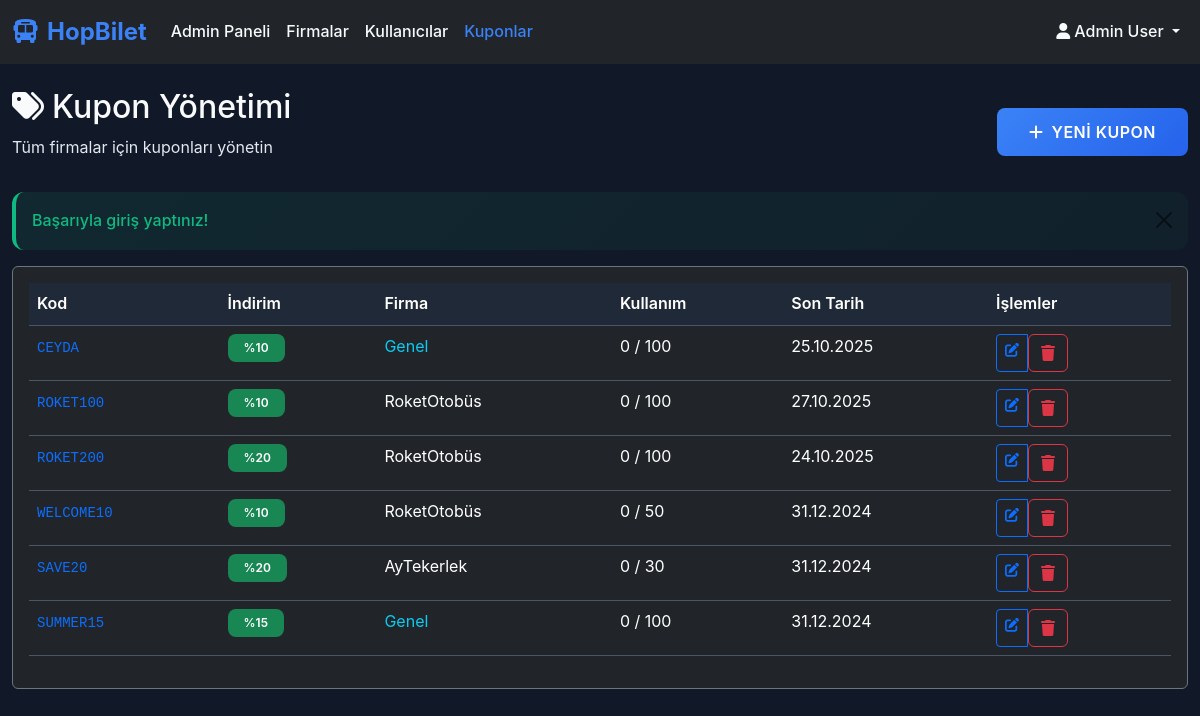
Page /admin/coupons.php (signed in) on the committed database.
### tables this page shows
CREATE TABLE coupons (
            id INTEGER PRIMARY KEY AUTOINCREMENT,
            code VARCHAR(20) UNIQUE NOT NULL,
            discount DECIMAL(5,2) NOT NULL,
            company_id INTEGER,
            usage_limit INTEGER DEFAULT 100,
            expire_date DATE,
            created_at DATETIME DEFAULT CURRENT_TIMESTAMP,
            FOREIGN KEY (company_id) REFERENCES bus_companies(id)
        );

### admin/coupons.php (the view, shortened to what this page needs)
<?php
require_once '../config/database.php';
require_once '../includes/functions.php';
$stmt = $pdo->query("\n    SELECT c.*, bc.name AS company_name,\n           (SELECT COUNT(*) FROM user_coupons uc WHERE uc.coupon_id = c.id) AS usage_count\n    FROM coupons c\n    LEFT JOIN bus_companies bc ON c.company_id = bc.id\n    ORDER BY c.created_at DESC\n");
$coupons = $stmt->fetchAll();
?>
<!DOCTYPE html>
<html lang="tr">
<head>
    <link href="https://cdn.jsdelivr.net/npm/bootstrap@5.3.0/dist/css/bootstrap.min.css" rel="stylesheet">
    <link href="https://cdnjs.cloudflare.com/ajax/libs/font-awesome/6.0.0/css/all.min.css" rel="stylesheet">
    <link href="../assets/css/style.css" rel="stylesheet">
</head>
<body class="dark-theme">
    <nav class="navbar navbar-expand-lg navbar-dark bg-dark">
        <div class="container-fluid">
            <a class="navbar-brand fw-bold" href="../index.php"><i class="fas fa-bus me-2"></i>HopBilet</a>
            <div class="collapse navbar-collapse" id="navbarNav">
                <ul class="navbar-nav me-auto">
                    <li class="nav-item"><a class="nav-link" href="dashboard.php">Admin Paneli</a></li>
                    <li class="nav-item"><a class="nav-link" href="companies.php">Firmalar</a></li>
                    <li class="nav-item"><a class="nav-link" href="users.php">Kullanıcılar</a></li>
                    <li class="nav-item"><a class="nav-link active" href="coupons.php">Kuponlar</a></li>
                </ul>
                <ul class="navbar-nav">
                    <li class="nav-item dropdown">
                        <a class="nav-link dropdown-toggle" href="#" role="button" data-bs-toggle="dropdown">
                            <i class="fas fa-user me-1"></i><?php echo htmlspecialchars($_SESSION['full_name']); ?>
                        </a>
                    </li>
                </ul>
            </div>
        </div>
    </nav>
    <div class="container-fluid mt-4">
        <div class="d-flex justify-content-between align-items-center mb-3">
            <div>
                <h2 class="text-white"><i class="fas fa-tags me-2"></i>Kupon Yönetimi</h2>
                <p class="text-muted">Tüm firmalar için kuponları yönetin</p>
            </div>
            <a href="coupon_add.php" class="btn btn-primary"><i class="fas fa-plus me-2"></i>Yeni Kupon</a>
        </div>
        <div class="card bg-dark border-secondary">
            <div class="card-body">
                <?php if (empty($coupons)): ?>
                    <div class="text-center py-5">
                        <i class="fas fa-tags fa-3x text-muted mb-3"></i>
                        <h5 class="text-white">Kupon Yok</h5>
                        <p class="text-muted">Yeni kupon oluşturabilirsiniz.</p>
                    </div>
                <?php else: ?>
                    <div class="table-responsive">
                        <table class="table table-dark table-hover">
                            <thead>
                                <tr>
                                    <th>Kod</th>
                                    <th>İndirim</th>
                                    <th>Firma</th>
                                    <th>Kullanım</th>
                                    <th>Son Tarih</th>
                                    <th>İşlemler</th>
                                </tr>
                            </thead>
                            <tbody>
                                <?php foreach ($coupons as $c): ?>
                                    <tr>
                                        <td><code class="text-primary"><?php echo h($c['code']); ?></code></td>
                                        <td><span class="badge bg-success">%<?php echo (float)$c['discount']; ?></span></td>
                                        <td><?php echo $c['company_name'] ? h($c['company_name']) : '<span class="text-info">Genel</span>'; ?></td>
                                        <td><?php echo (int)$c['usage_count']; ?> / <?php echo (int)$c['usage_limit']; ?></td>
                                        <td><?php echo $c['expire_date'] ? h(date('d.m.Y', strtotime($c['expire_date']))) : '<span class="text-muted">Sınırsız</span>'; ?></td>
                                        <td>
                                            <div class="btn-group btn-group-sm">
                                                <a href="coupon_add.php?id=<?php echo $c['id']; ?>" class="btn btn-outline-primary" title="Düzenle"><i class="fas fa-edit"></i></a>
                                                <form method="post" style="display:inline">
                                                    <button type="submit" name="delete_coupon" class="btn btn-outline-danger" title="Sil"><i class="fas fa-trash"></i></button>
                                                </form>
                                            </div>
                                        </td>
                                    </tr>
                                <?php endforeach; ?>
                            </tbody>
                        </table>
                    </div>
                <?php endif; ?>
            </div>
        </div>
    </div>
</body>
</html>

### assets/css/style.css (style rules this page uses)
:root { --primary-color: #3b82f6; --primary-dark: #2563eb; --secondary-color: #8b5cf6; --accent-color: #06b6d4; --success-color: #10b981; --warning-color: #f59e0b; --danger-color: #ef4444; --dark-bg: #111827; --dark-surface: #1f2937; --dark-card: #374151; --dark-text: #ffffff; --dark-muted: #cbd5e1; --border-color: #4b5563; --text-high-contrast: #f8fafc; --text-medium: #e2e8f0; }
* { margin: 0; padding: 0; box-sizing: border-box; }
body { font-family: 'Inter', -apple-system, BlinkMacSystemFont, 'Segoe UI', Roboto, sans-serif; background-color: var(--dark-bg); color: var(--dark-text); line-height: 1.6; }
.dark-theme { background-color: var(--dark-bg); color: var(--dark-text); }
.navbar-brand { font-size: 1.5rem; font-weight: 700; color: var(--primary-color) !important; }
.navbar-dark .navbar-nav .nav-link { color: var(--dark-text) !important; font-weight: 500; transition: color 0.3s ease; }
.navbar-dark .navbar-nav .nav-link.active { color: var(--primary-color) !important; }
.btn-primary { background: linear-gradient(135deg, var(--primary-color), var(--primary-dark)); border: none; font-weight: 600; padding: 0.75rem 2rem; border-radius: 0.5rem; transition: all 0.3s ease; text-transform: uppercase; letter-spacing: 0.5px; }
.text-white { color: var(--text-high-contrast) !important; }
.text-muted { color: var(--text-medium) !important; }
h1, h2, h3, h4, h5, h6 { color: var(--text-high-contrast) !important; }
.navbar-dark .navbar-nav .nav-link { color: var(--text-high-contrast) !important; font-weight: 500; transition: color 0.3s ease; }
.table-dark { background-color: var(--dark-card); border-color: var(--border-color); }
.table-dark th { background-color: var(--dark-surface); border-color: var(--border-color); color: var(--dark-text); font-weight: 600; }
.table-dark td { border-color: var(--border-color); color: var(--dark-text); }
.badge { font-weight: 600; padding: 0.5rem 1rem; border-radius: 0.5rem; }

### rows in the picture
coupons: code "CEYDA", discount "10", shows "Genel", usage_count "0", usage_limit "100", expire_date "25.10.2025"
coupons: code "ROKET100", discount "10", company_name "RoketOtobüs", usage_count "0", usage_limit "100", expire_date "27.10.2025"
coupons: code "ROKET200", discount "20", company_name "RoketOtobüs", usage_count "0", usage_limit "100", expire_date "24.10.2025"
coupons: code "WELCOME10", discount "10", company_name "RoketOtobüs", usage_count "0", usage_limit "50", expire_date "31.12.2024"
coupons: code "SAVE20", discount "20", company_name "AyTekerlek", usage_count "0", usage_limit "30", expire_date "31.12.2024"
coupons: code "SUMMER15", discount "15", shows "Genel", usage_count "0", usage_limit "100", expire_date "31.12.2024"

### other values in the picture
$_SESSION['full_name'] "Admin User"
$_SESSION['success_message'] "Başarıyla giriş yaptınız!"
